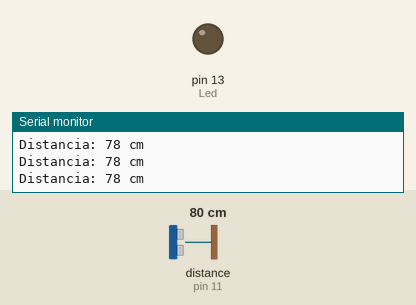
Simulated run of this sketch. Board: Arduino Uno, built with avr-gcc and run on an emulated ATmega328P. Parts: output pins drawn as LEDs (lit = HIGH), the last lines printed to the serial monitor. Wiring (inferred from the names in the program): ultrasonic range finder: trigger pin 10; echo pin 11. The test bench sets the inputs (shaded band); at power-on: distance to the obstacle (sensor on pin 11) 80 cm. The echo pulse lasts 58.3 µs per cm; pins used as bus, display or sensor lines are not drawn.

Above: at 1.2 s.
1.3 s: distance to the obstacle (sensor on pin 11) set to 13 cm
2.8 s: distance to the obstacle (sensor on pin 11) set to 10 cm
At 3.4 s:
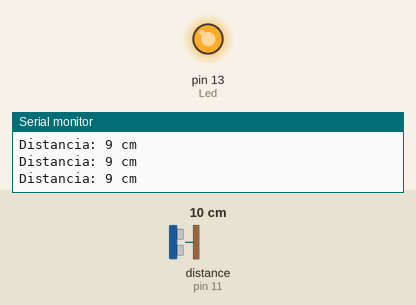
4.3 s: distance to the obstacle (sensor on pin 11) set to 18 cm
At 5.1 s:
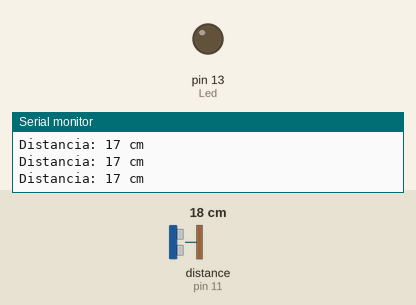
5.8 s: distance to the obstacle (sensor on pin 11) set to 2 cm
At 7.2 s:
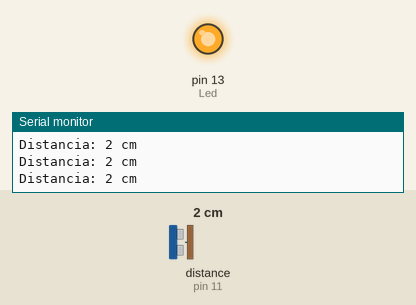
Timing chart, 0 to 8.3 s (numbered marks = the images above; inputs shaded):
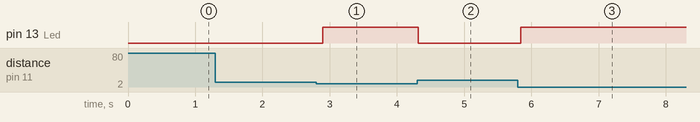

The sketch:

hc_sr041.ino
```cpp
const int Trigger = 10;   // Pin digital 10 para el Trigger del sensor
const int Echo = 11;      // Pin digital 11 para el Echo del sensor
const int Led = 13;       // Pin digital 13 para el LED

void setup() {
  Serial.begin(9600);      // Iniciamos la comunicación serie
  pinMode(Trigger, OUTPUT);// Pin Trigger como salida
  pinMode(Echo, INPUT);    // Pin Echo como entrada
  pinMode(Led, OUTPUT);    // Pin LED como salida
  digitalWrite(Trigger, LOW); // Inicializamos el Trigger en LOW
}

void loop() {
  long t; // Tiempo que demora en llegar el eco
  long d; // Distancia en centímetros

  digitalWrite(Trigger, HIGH);
  delayMicroseconds(10);   // Enviamos un pulso de 10us
  digitalWrite(Trigger, LOW);

  t = pulseIn(Echo, HIGH); // Obtenemos el ancho del pulso
  d = t / 59;              // Convertimos el tiempo a distancia en cm

  Serial.print("Distancia: ");
  Serial.print(d);
  Serial.println(" cm");

  if (d <= 10) {
    digitalWrite(Led, HIGH);  // Enciende el LED si la distancia es menor o igual a 10 cm
  } else {
    digitalWrite(Led, LOW);   // Apaga el LED si la distancia es mayor a 10 cm
  }

  delay(100);  // Pequeña pausa de 100ms
}
```

Measured:
- the behaviour switches between 12 and 11 cm on distance to the obstacle (sensor on pin 11) (found by bisection; images 0 and 1)
- after the input at 2.8 s, pin 13 (Led): LOW → HIGH after 0.10 s
- after the input at 4.3 s, pin 13 (Led): HIGH → LOW at once
- after the input at 5.8 s, pin 13 (Led): LOW → HIGH at once
